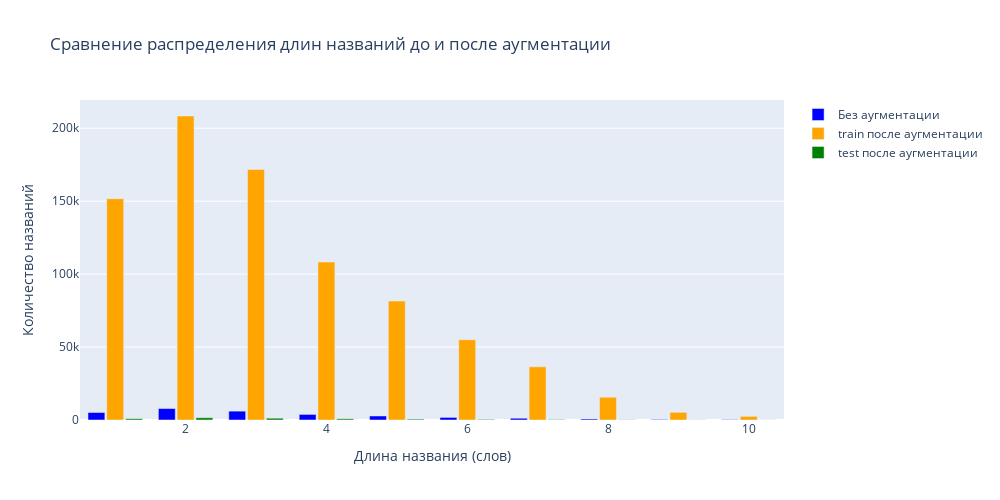

The code cell stored with this chart in its notebook:
### Code cell
fig = go.Figure()

fig.add_trace(go.Bar(
    x=length_counts.index,
    y=length_counts.values,
    name="Без аугментации",
    marker_color="blue"
))

fig.add_trace(go.Bar(
    x=length_counts_aug.index,
    y=length_counts_aug.values,
    name="train после аугментации",
    marker_color="orange"
))

fig.add_trace(go.Bar(
    x=length_counts_aug_val.index,
    y=length_counts_aug_val.values,
    name="test после аугментации",
    marker_color="green"
))

fig.update_layout(
    title="Сравнение распределения длин названий до и после аугментации",
    xaxis_title="Длина названия (слов)",
    yaxis_title="Количество названий",
    barmode="group",
    bargap=0.2,
    bargroupgap=0.1,
    width=1000,
    height=500
)

fig.show()

### Figure 1 — Plotly figure (JSON) as saved in the notebook; plotly's stock layout.template omitted (floating-point values rounded to 4 significant figures)
{"data": [{"marker": {"color": "blue"}, "name": "Без аугментации", "x": [1, 2, 3, 4, 5, 6, 7, 8, 9, 10], "y": [5138, 7853, 6076, 3825, 2756, 1777, 1213, 695, 353, 213], "type": "bar"}, {"marker": {"color": "orange"}, "name": "train после аугментации", "x": [1, 2, 3, 4, 5, 6, 7, 8, 9, 10], "y": [151670, 208373, 171742, 108254, 81521, 55010, 36434, 15590, 5253, 2481], "type": "bar"}, {"marker": {"color": "green"}, "name": "test после аугментации", "x": [1, 2, 3, 4, 5, 6, 7, 8, 9, 10], "y": [877, 1553, 1224, 811, 579, 394, 280, 139, 79, 43], "type": "bar"}], "layout": {"title": {"text": "Сравнение распределения длин названий до и после аугментации"}, "xaxis": {"title": {"text": "Длина названия (слов)"}}, "yaxis": {"title": {"text": "Количество названий"}}, "barmode": "group", "bargap": 0.2, "bargroupgap": 0.1, "width": 1000, "height": 500}}
